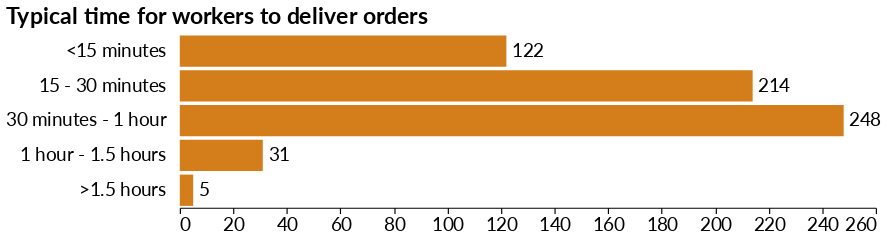

The notebook cell saved with this chart:
### Code cell
bars = alt.Chart(df_delivery_time).mark_bar().encode(
    x='count:Q',
    y=alt.Y("time:O", sort=None, axis=alt.Axis(labelLimit=200, offset=10)),
    color=alt.value('#D37D1B')
)

text = bars.mark_text(
    align='left',
    baseline='middle',
    dx=5,
    size=16,
    font='Lato',
).encode(
    text='count:Q',
    color=alt.value('black')
)

(bars + text).properties(height=150, width=600, title='Typical time for workers to deliver orders').configure_view(strokeOpacity=0)

### Figure 1 — Vega-Lite specification as saved in the notebook (floating-point values rounded to 4 significant figures)
{"config": {"title": {"fontSize": 20, "font": "Lato", "anchor": "start", "fontColor": "#000000"}, "axisX": {"domain": true, "domainColor": "#000000", "domainWidth": 1, "grid": false, "labelFont": "Lato", "labelFontSize": 16, "labelAngle": 0, "tickColor": "#000000", "tickSize": 5, "titleFont": "Lato", "titleFontSize": 16, "titlePadding": 10, "title": "X Axis Title (units)"}, "axisY": {"domain": false, "grid": false, "gridColor": "#DEDDDD", "gridWidth": 1, "labelFont": "Lato", "labelFontSize": 16, "labelAngle": 0, "ticks": false, "titleFont": "Lato", "titleFontSize": 16, "titlePadding": 10, "title": "Y Axis Title (units)", "titleAngle": 0, "titleY": -10, "titleX": 18}, "range": {"category": ["#254CA7", "#D37D1B"]}, "view": {"strokeOpacity": 0}}, "layer": [{"mark": "bar", "encoding": {"color": {"value": "#D37D1B"}, "x": {"field": "count", "type": "quantitative"}, "y": {"axis": {"labelLimit": 200, "offset": 10}, "field": "time", "sort": null, "type": "ordinal"}}}, {"mark": {"type": "text", "align": "left", "baseline": "middle", "dx": 5, "font": "Lato", "size": 16}, "encoding": {"color": {"value": "black"}, "text": {"field": "count", "type": "quantitative"}, "x": {"field": "count", "type": "quantitative"}, "y": {"axis": {"labelLimit": 200, "offset": 10}, "field": "time", "sort": null, "type": "ordinal"}}}], "data": {"name": "data-3091ba3f987859a2d22d855dcebb964e"}, "height": 150, "title": "Typical time for workers to deliver orders", "width": 600, "$schema": "https://vega.github.io/schema/vega-lite/v4.17.0.json", "datasets": {"data-3091ba3f987859a2d22d855dcebb964e": [{"time": "<15 minutes", "count": 122, "percent": 19.68}, {"time": "15 - 30 minutes", "count": 214, "percent": 34.52}, {"time": "30 minutes - 1 hour", "count": 248, "percent": 40.0}, {"time": "1 hour - 1.5 hours", "count": 31, "percent": 5.0}, {"time": ">1.5 hours", "count": 5, "percent": 0.8065}]}}
